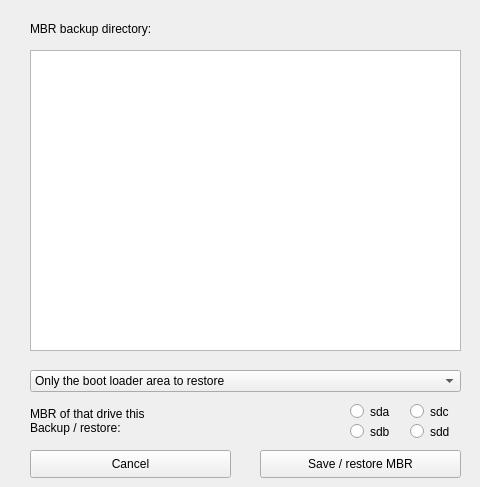
    <widget class="QWidget" name="tab_3">
     <attribute name="title">
      <string>Backup MBR</string>
     </attribute>
     <widget class="QPushButton" name="bt_end_2">
      <property name="geometry">
       <rect>
        <x>30</x>
        <y>450</y>
        <width>201</width>
        <height>28</height>
       </rect>
      </property>
      <property name="text">
       <string extracomment="Abbrechen">Cancel</string>
      </property>
     </widget>
     <widget class="QTreeView" name="treeView_2">
      <property name="geometry">
       <rect>
        <x>30</x>
        <y>50</y>
        <width>431</width>
        <height>301</height>
       </rect>
      </property>
      <attribute name="headerDefaultSectionSize">
       <number>400</number>
      </attribute>
     </widget>
     <widget class="QLabel" name="label_20">
      <property name="geometry">
       <rect>
        <x>30</x>
        <y>400</y>
        <width>311</width>
        <height>41</height>
       </rect>
      </property>
      <property name="text">
       <string extracomment="MBR von dieser dieser Festplatte sichern / wiederherstellen:">MBR of that drive this
Backup / restore:</string>
      </property>
     </widget>
     <widget class="QRadioButton" name="rdbt_sda">
      <property name="geometry">
       <rect>
        <x>350</x>
        <y>400</y>
        <width>61</width>
        <height>23</height>
       </rect>
      </property>
      <property name="text">
       <string extracomment="sda">sda</string>
      </property>
     </widget>
     <widget class="QComboBox" name="cmb_mbr">
      <property name="geometry">
       <rect>
        <x>30</x>
        <y>370</y>
        <width>431</width>
        <height>22</height>
       </rect>
      </property>
      <item>
       <property name="text">
        <string extracomment="nur den Bootloaderbereich wieder herstellen">Only the boot loader area to restore</string>
       </property>
      </item>
      <item>
       <property name="text">
        <string extracomment="Bootloaderbereich und die Partitionstabelle wieder herstellen">Bootloader area and restore the partition table</string>
       </property>
      </item>
      <item>
       <property name="text">
        <string extracomment="Partitionstabelle wiederherstellen">Restore partition table</string>
       </property>
      </item>
      <item>
       <property name="text">
        <string extracomment="Verborgenen Bereich  wieder herstellen. (Ohne  Bootloader und ohne Partitionstabelle).">Secretly area to restore. (Without Boot Loader and without partition table).</string>
       </property>
      </item>
      <item>
       <property name="text">
        <string/>
       </property>
      </item>
     </widget>
     <widget class="QRadioButton" name="rdbt_sdb">
      <property name="geometry">
       <rect>
        <x>350</x>
        <y>420</y>
        <width>61</width>
        <height>23</height>
       </rect>
      </property>
      <property name="text">
       <string extracomment="sdb">sdb</string>
      </property>
     </widget>
     <widget class="QLabel" name="label_21">
      <property name="geometry">
       <rect>
        <x>30</x>
        <y>20</y>
        <width>421</width>
        <height>18</height>
       </rect>
      </property>
      <property name="text">
       <string extracomment="MBR Sicherungsverzeichnis:">MBR backup directory:</string>
      </property>
     </widget>
     <widget class="QRadioButton" name="rdbt_sdc">
      <property name="geometry">
       <rect>
        <x>410</x>
        <y>400</y>
        <width>61</width>
        <height>23</height>
       </rect>
      </property>
      <property name="text">
       <string extracomment="sdc">sdc</string>
      </property>
     </widget>
     <widget class="QPushButton" name="bt_save_2">
      <property name="geometry">
       <rect>
        <x>260</x>
        <y>450</y>
        <width>201</width>
        <height>28</height>
       </rect>
      </property>
      <property name="text">
       <string extracomment="MBR sichern/zurückschreiben">Save / restore MBR</string>
      </property>
     </widget>
     <widget class="QRadioButton" name="rdbt_sdd">
      <property name="geometry">
       <rect>
        <x>410</x>
        <y>420</y>
        <width>61</width>
        <height>23</height>
       </rect>
      </property>
      <property name="text">
       <string extracomment="sdd">sdd</string>
      </property>
     </widget>
    </widget>
